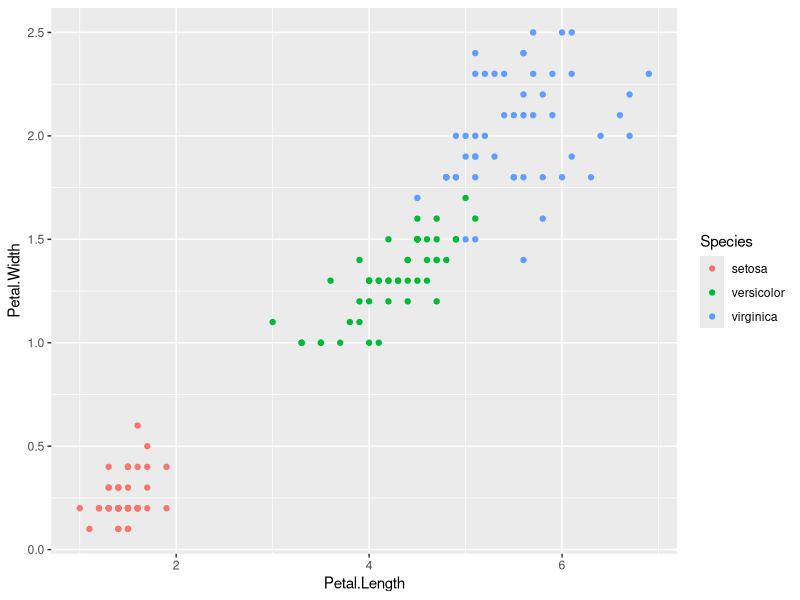
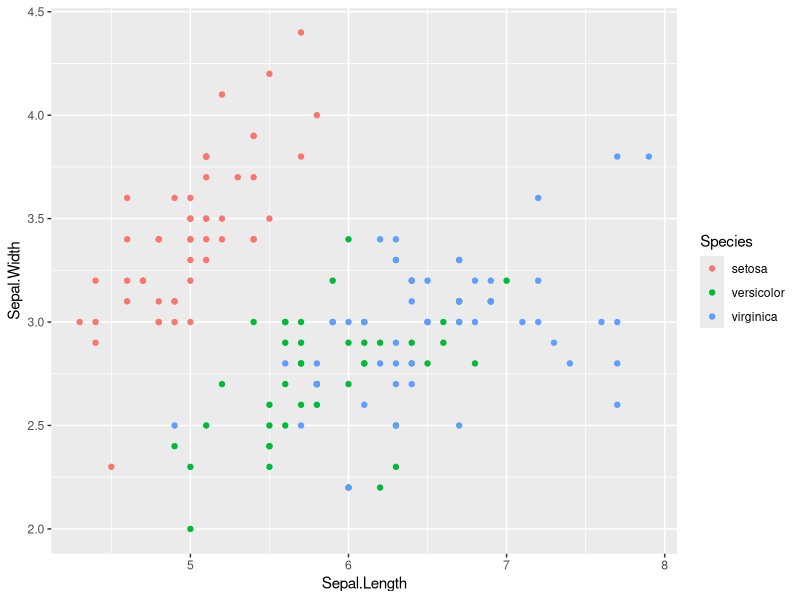
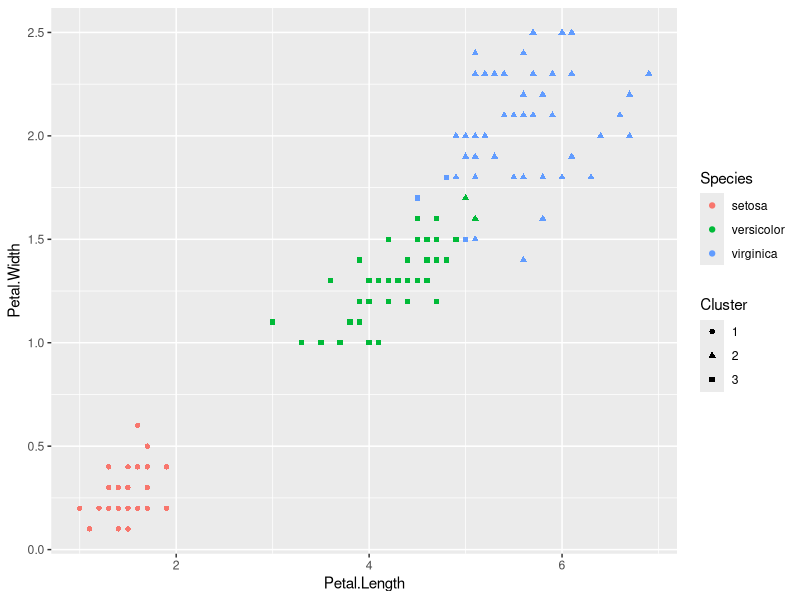
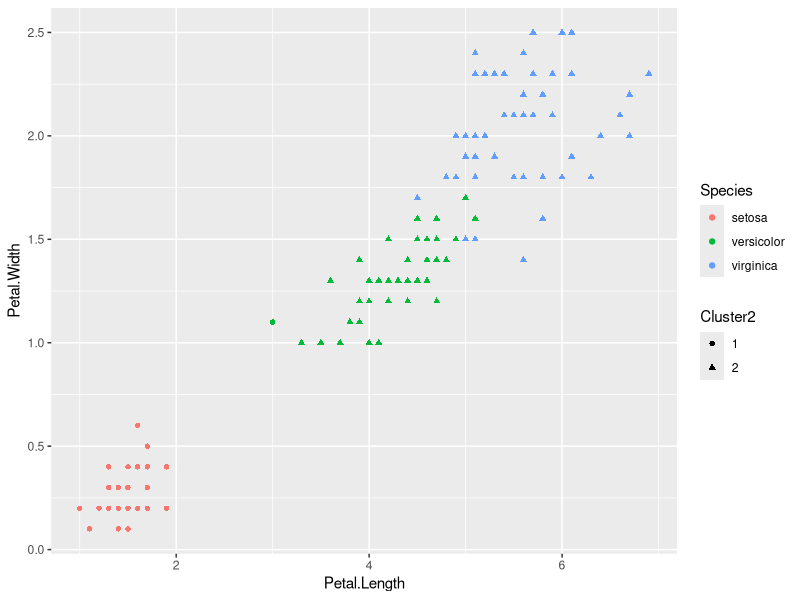
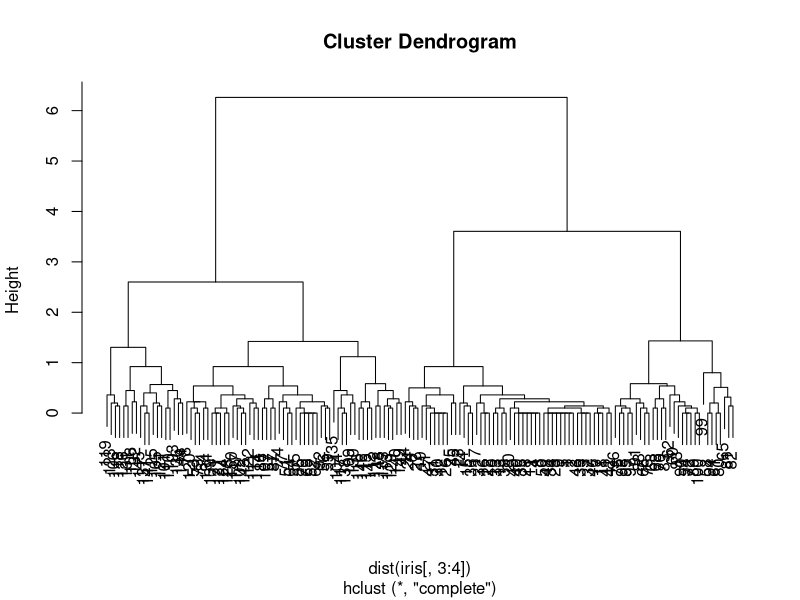
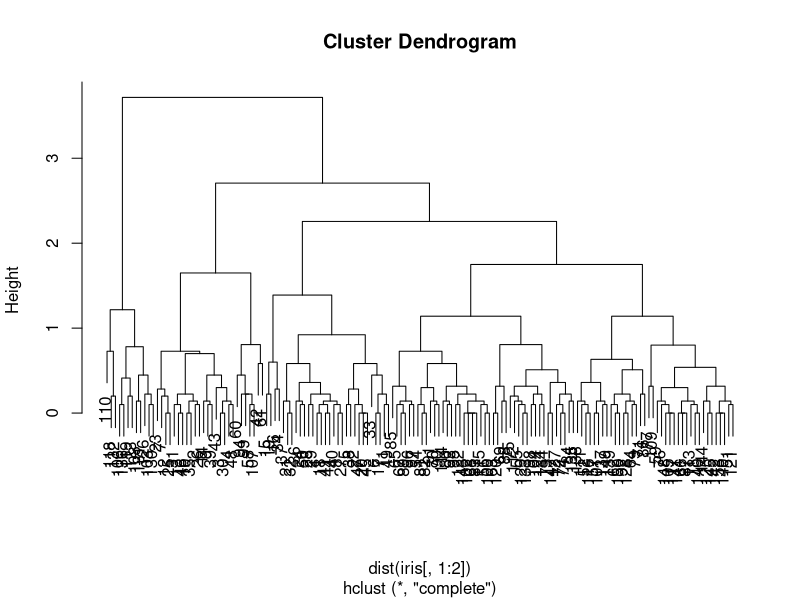
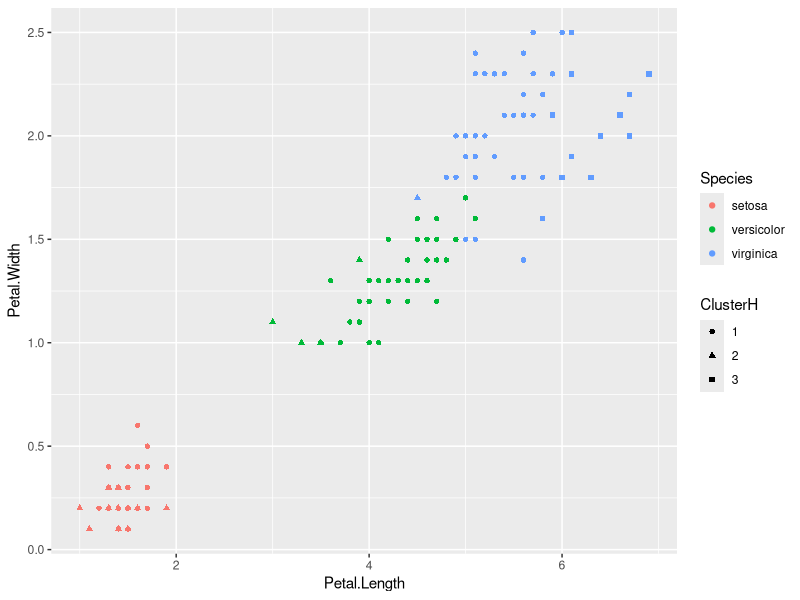
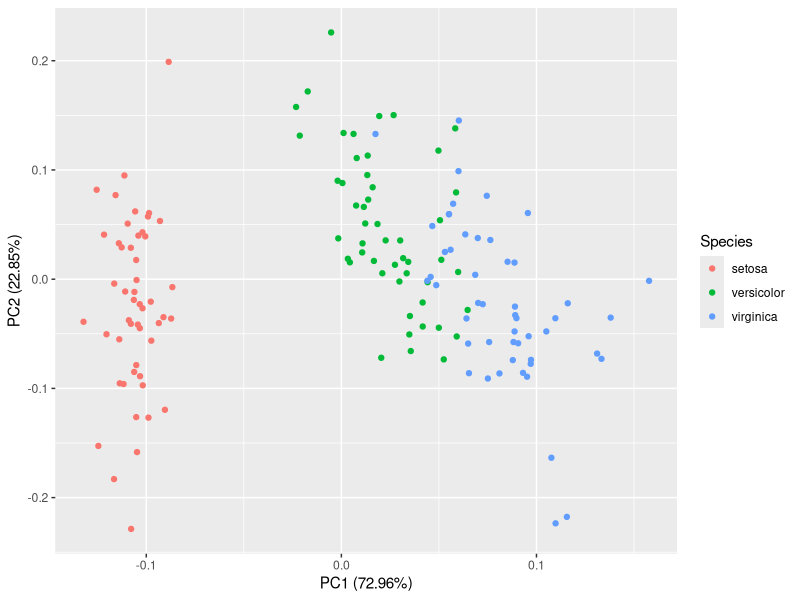

Write the R code that produced these figures, in order.
################################################################################
### IRD
### Lab 07
### Analiza skupien (clustering, grupowanie) i analiza skladowych glownych
### Powtorzenie przed kolokwium
################################################################################

################################################################################
# Czesc 1: Clustering - grupowanie
################################################################################

library(datasets)
library(ggplot2)
iris

# Wizualizacja zbioru danych - wymiary kwiatow (petal)
ggplot(iris, aes(Petal.Length, Petal.Width, color = Species)) + geom_point()

# Wizualizacja zbioru danych - wymiary lisci (sepal)
ggplot(iris, aes(Sepal.Length, Sepal.Width, color = Species)) + geom_point()

set.seed(1)

# Grupowanie metoda k-srednich - z uzyciem 2 kolumn danych

irisCluster <- kmeans(iris[, 3:4], centers = 3, nstart = 10)
irisCluster

# Porownanie odkrytych grup z podzialem na gatunki
table(irisCluster$cluster, iris$Species)

# Wizualizacja wynikow grupowania
iris$Cluster <- as.factor(irisCluster$cluster)
ggplot(iris, aes(Petal.Length, Petal.Width, color = Species, shape = Cluster)) + geom_point()

# Alternatywnie - 2 klastry?

irisCluster2 <- kmeans(iris[, 3:4], centers = 2, nstart = 10)
irisCluster2

# Porownanie odkrytych grup z podzialem na gatunki
table(irisCluster2$cluster, iris$Species)

# Wizualizacja wynikow grupowania
iris$Cluster2 <- as.factor(irisCluster2$cluster)
ggplot(iris, aes(Petal.Length, Petal.Width, color = Species, shape = Cluster2)) + geom_point()

# Grupowanie hierarchiczne - z uzyciem 2 kolumn danych

hclusters <- hclust(dist(iris[, 3:4]))
plot(hclusters)

clusterCut <- cutree(hclusters, 3)
table(clusterCut, iris$Species)

# Grupowanie hierarchiczne - z uzyciem innych danych

hclusters <- hclust(dist(iris[, 1:2]))
plot(hclusters)

hclusterCut <- cutree(hclusters, 3)
table(hclusterCut, iris$Species)

# Wizualizacja wynikow grupowania
iris$ClusterH <- as.factor(hclusterCut)
ggplot(iris, aes(Petal.Length, Petal.Width, color = Species, shape = ClusterH)) + geom_point()

####################################################################
# Analiza skladowych glownych (Principal Component Analysis)
####################################################################

iris.pca <- prcomp(iris[, 1:4], center = TRUE, scale. = TRUE)

summary(iris.pca)
str(iris.pca)

library(ggfortify)
autoplot(iris.pca, data = iris, colour = 'Species')

################################################################################
# Zadanie 1
################################################################################

# Wykonaj clustering roslin ze zbioru danych iris
# uzywajac wymiarow lisci (sepal) zamiast kwiatow (petal).
# Zwizualizuj wyniki. Jak dobrze odkryte grupy pokrywaja sie z naturalnym
# podzialem na gatunki?

# Wykonaj i zwizualizuj analogiczne grupowanie, tym razem uzywajac wszystkich
# dostepnych informacji o wymiarach roslin. Czy poprawilo to wyniki?

################################################################################
# Czesc 2: Powtorzenie przed kolokwium
################################################################################

# Rozwiaz zadania 1, 3, 4 z przykladowego kolokwium: 
# https://github.com/kaftanowicz/ird/blob/master/exam/kolokwium_przyklad.pdf
